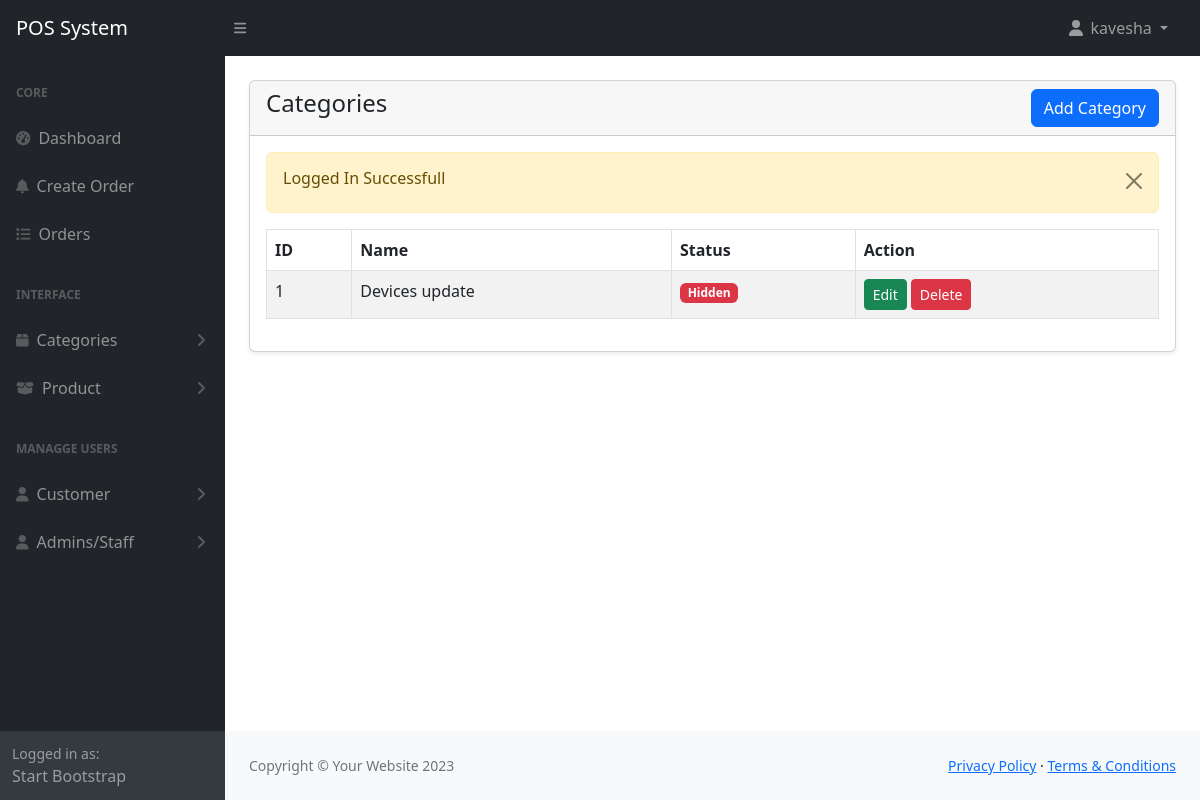
The app's page /admin/categories.php (signed in) with its own data.
### tables this page shows
CREATE TABLE `categories` (
  `id` int(11) NOT NULL,
  `name` varchar(225) NOT NULL,
  `description` mediumtext DEFAULT NULL,
  `status` tinyint(1) NOT NULL DEFAULT 0 COMMENT '0=visible,1=hidden'
);

### admin/categories.php (the view, shortened to what this page needs)
<?php include('includes/header.php'); ?>
<div class="container-fluid px-4 ">
    <div class="card mt-4 shadow-sm">
        <div class="card-header">
            <h4 class="mb-0">Categories
                <a href="categories-create.php" class="btn btn-primary float-end">Add Category</a>
            </h4>
        </div>
        <div class="card-body">
            <?php
            $categories = getAll('categories');
            if(mysqli_num_rows($categories) > 0)
            {
            ?>
            <div class="table-responsive">
                <table class="table table-striped table-bordered">
                    <thead>
                        <tr>
                            <th>ID</th>
                            <th>Name</th>
                            <th>Status</th>
                            <th>Action</th>
                        </tr>
                    </thead>
                    <tbody>
                        <?php foreach($categories as $item) : ?>
                        <tr>
                            <td><?=$item['id'] ?></td>
                            <td><?=$item['name'] ?></td>
                            <td>
                                <?php
                                    if($item['status'] == 1){
                                        echo '<span class="badge bg-danger">Hidden</span>';
                                    }else{
                                        echo '<span class="badge bg-primary">Visible</span>';
                                    }
                                ?>
                            </td>
                            <td>
                                <a href="categories-edit.php?id=<?= $item['id']; ?> " class="btn btn-success btn-sm">Edit</a>
                                <a href="categories-delete.php?id=<?= $item['id']; ?>" class="btn btn-danger btn-sm">Delete</a>
                            </td>
                        </tr>
                        <?php endforeach;?>
                    </tbody>
                </table>
            </div>
            <?php
            }else
            {
                ?>
                <tr>
                    <h4 class="mb-0">No Record found</h4>
                </tr>
                <?php
            }
            ?>
        </div>
    </div>
</div>
<?php include('includes/footer.php'); ?>

### records on screen
categories: id "1", name "Devices update", status "Hidden"

### other values on screen
$_SESSION['loggedInUser']['name'] "kavesha"
$_SESSION['status'] "Logged In Successfull"
